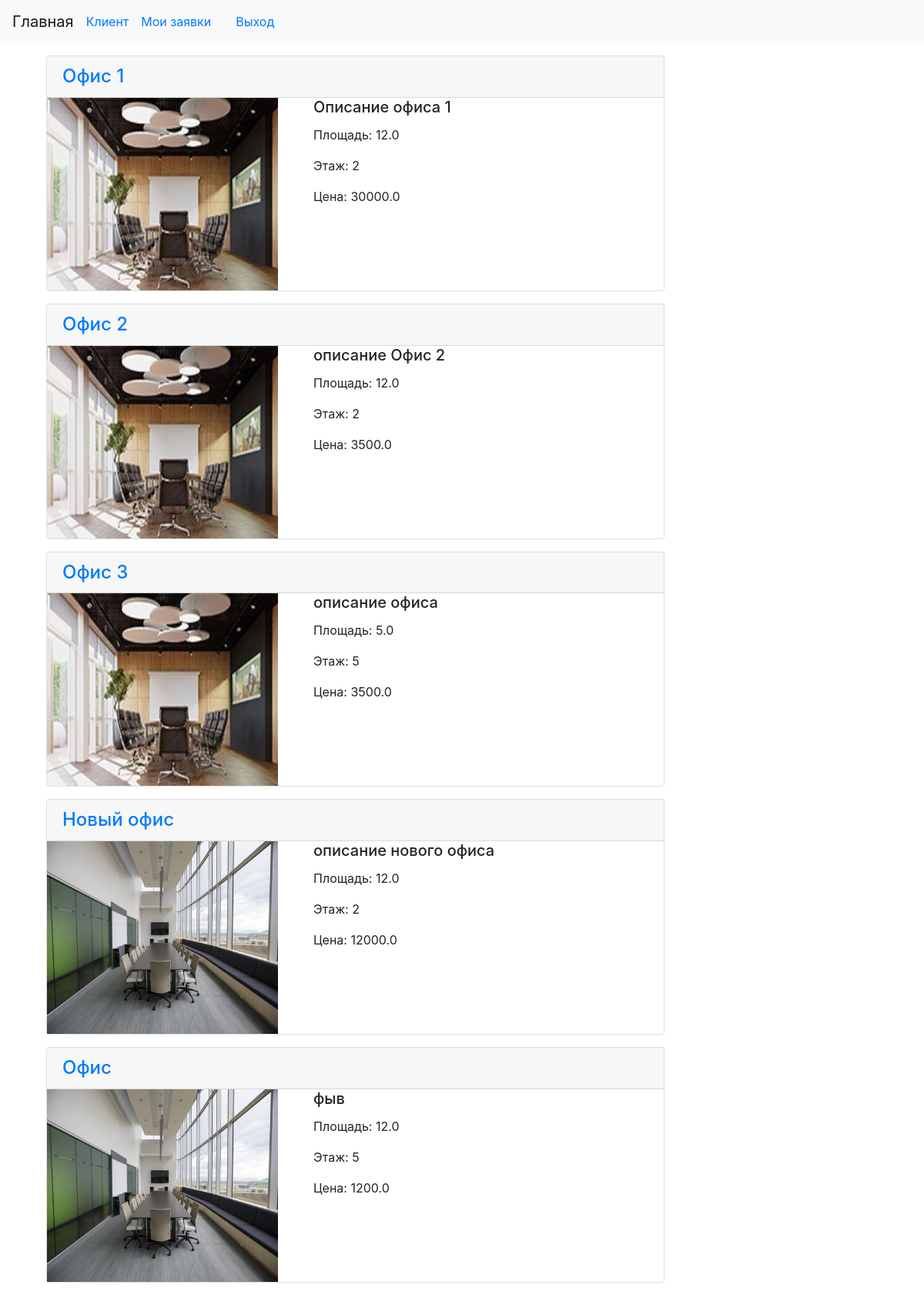
Screenshot of / (signed in) with the database file from the repository.
### rent/models.py (models this page shows, shortened)
class Premises(models.Model):
    areaName = models.CharField(verbose_name='Название площади',
                                max_length=30)
    describe = models.TextField(verbose_name='Описание площади',
                                blank=True)
    area = models.FloatField(verbose_name='Площадь помещения',
                             blank=False)
    floor = models.IntegerField(verbose_name='Этаж', blank=False)
    price = models.FloatField(verbose_name="Цена/месяц в руб.")
    photo = models.ImageField(verbose_name='Изображения',
                              upload_to='photos/%Y/%m/%d/', blank=True)
    purpose = models.ManyToManyField('PurposesOfPremises', verbose_name='Назначения', blank=True)
    class Meta:
        verbose_name = 'Помещение'
        verbose_name_plural = 'Помещения'

### rent/views.py (the view)
# urls.py: path('', index, name='index'),
def index(request):
    premises = Premises.objects.all()
    context = {
        'premises': premises,
        'title': 'Офисы'
    }
    return render(request, template_name='rent/index.html', context=context)

### templates/rent/index.html
{% extends "layout/basic.html" %}
{% block content %}
    {% for item in premises %}
        <div class="card mb-3" >
        <h4 class="card-header"><a href="{% url 'by_area' item.pk %}">{{ item.areaName }}</a></h4>
    <div class="row">
        <div class="col-lg-5">
            <a href="{% url 'by_area' item.pk %}">
                            <img src="{{ item.photo.url }}" width="300" height="250"  alt=""/>
                 </a>
        </div>
            <div class="col-lg-7">
                <h5 class="card-title">{{ item.describe }}</h5>
                <p class="card-text">Площадь: {{ item.area }}</p>
                <p class="card-text">Этаж: {{ item.floor}}</p>
                <p class="card-text">Цена: {{ item.price}}</p>
            </div>
        </div>
        </div>
    {% endfor %}
{% endblock %}

### templates/layout/basic.html (shortened to what this page needs)
<!DOCTYPE html>
<html lang="en">
<head>
    <link rel="stylesheet" href="https://stackpath.bootstrapcdn.com/bootstrap/4.1.3/css/bootstrap.min.css">
</head>
<body>
<nav class="navbar navbar-expand-lg navbar-light bg-light">
    <a href="{% url 'index' %}" class="navbar-brand">Главная</a>
    {% if user.is_authenticated %}
        <a href="#">{{ user.username }}</a>
        <a href="{% url 'apps' %}" class="nav-link">Мои заявки</a>
        <a href="{% url 'logout' %}" class="nav-link">Выход</a>
    {% else %}
      <a href="{% url 'login' %}" class="nav-link">Вход</a>
      <a href="{% url 'signup' %}" class="nav-link">Регистрация</a>
    {% endif %}
</nav>
<div class="container mt-3">
 <div class="col-md-9">
    <section>
        {% block content %}
        {% endblock %}
    </section>
 </div>
</div>
</body>
</html>

### rows the page displays
Premises: areaName "Офис 1", photo (picture), describe "Описание офиса 1", area "12.0", floor "2", price "30000.0"
Premises: areaName "Офис 2", photo (picture), describe "описание Офис 2", area "12.0", floor "2", price "3500.0"
Premises: areaName "Офис 3", photo (picture), describe "описание офиса", area "5.0", floor "5", price "3500.0"
Premises: areaName "Новый офис", photo (picture), describe "описание нового офиса", area "12.0", floor "2", price "12000.0"
Premises: areaName "Офис", photo (picture), describe "фыв", area "12.0", floor "5", price "1200.0"

### other values shown
{{ user.username }} "Клиент"
